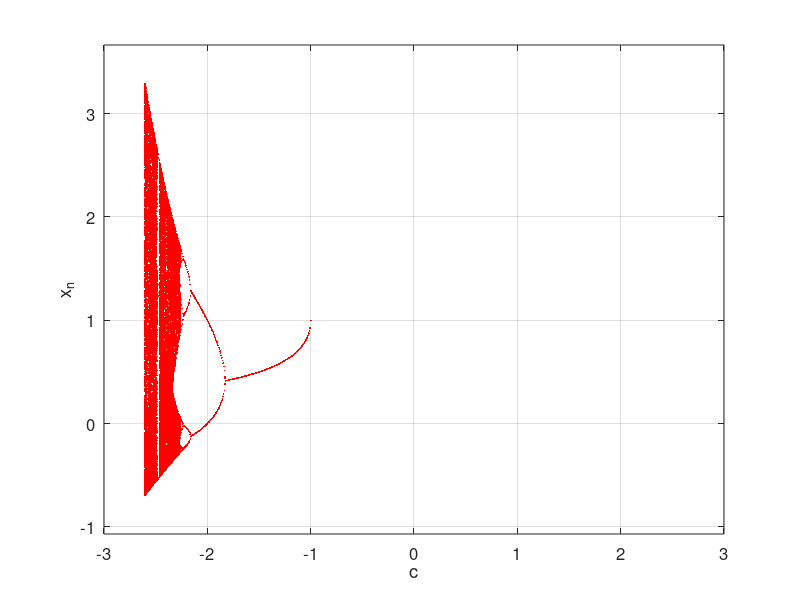

Source code (MATLAB):
clear
clc

Niterates   = 700;
Nlambda     = 1000;
Ntransients = 500;

%  ---------  Initial Conditions  ---------
lambda_min = -3;
lambda_max = 3;
xmin       = -10;
xmax       = 10;
t          = zeros(Niterates,Nlambda);
v          = zeros(Niterates,Nlambda);

for k=1:Nlambda
  lambda = lambda_min + (lambda_max-lambda_min)*(k-1)/(Nlambda-1);

  %  ---------  Transients  ---------
  x0 = 0.1237;
  for i=1:Ntransients
    x1 = x0^2 + lambda*x0+1;
    x0 = x1;
  end
  
  %  ---------  Iterate  ---------
  for j=1:Niterates
    x1     = x0^2 + lambda*x0+1;
    x0     = x1;
    t(j,k) = lambda;
    v(j,k) = x1;
  end
end

plot(t,v,'r.','Markersize',4);
xlabel('{c}');
ylabel('{x_n}');
set(gca,'FontSize',12);
grid on;
axis equal